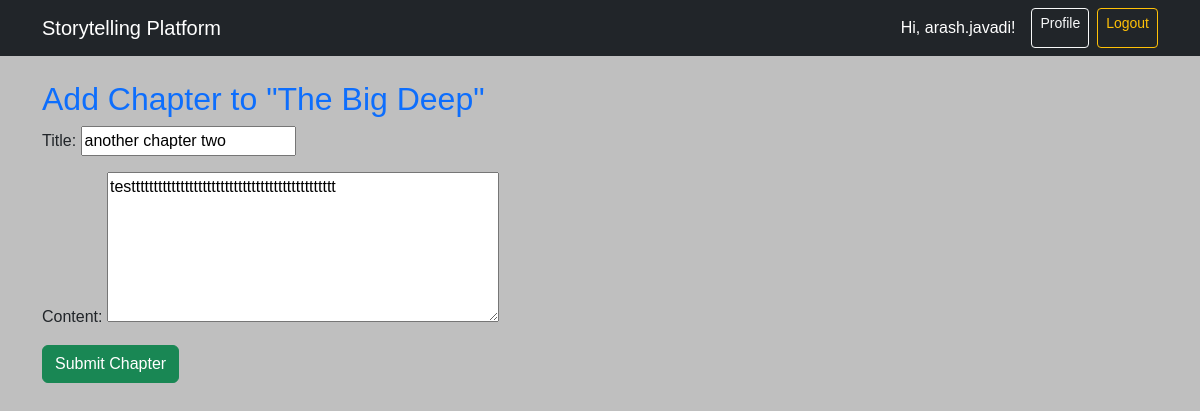
The page /chapter/5/edit/ (signed in) on the database its author committed.
### stories/models.py (models this page shows, shortened)
class Story(models.Model):
    title                = models.CharField(max_length=200)
    description          = models.TextField()
    author               = models.ForeignKey(User, on_delete=models.CASCADE)
    is_public            = models.BooleanField(default=True)
    allow_contributions  = models.BooleanField(default=True)
    created_on           = models.DateTimeField(auto_now_add=True)
    image                = models.ImageField(upload_to='stories/', blank=True, null=True)

class Chapter(models.Model):
    story       = models.ForeignKey(Story, on_delete=models.CASCADE,
                                    related_name="chapters")
    title       = models.CharField(max_length=200)
    content     = models.TextField()
    author      = models.ForeignKey(User, on_delete=models.CASCADE)
    parent      = models.ForeignKey(
        "self", on_delete=models.CASCADE,
        null=True, blank=True, related_name="children"
    )
    created_on  = models.DateTimeField(auto_now_add=True)

### stories/views.py (the view)
# urls.py: path('chapter/<int:chapter_id>/edit/', views.chapter_edit, name='chapter_edit'),
@login_required
def chapter_edit(request, chapter_id):
    chapter = get_object_or_404(Chapter, id=chapter_id)
    if request.user != chapter.author:
        return redirect('story_detail', story_id=chapter.story.id)
    if request.method == 'POST':
        form = ChapterForm(request.POST, instance=chapter)
        if form.is_valid():
            form.save()
            return redirect('story_detail', story_id=chapter.story.id)
    else:
        form = ChapterForm(instance=chapter)
    return render(request, 'stories/chapter_form.html', {
        'form': form,
        'story': chapter.story,
        'parent': chapter.parent,
    })

### stories/forms.py
class ChapterForm(forms.ModelForm):
    class Meta:
        model = Chapter
        fields = ['title', 'content']
        widgets = {
            'content': forms.Textarea(attrs={'rows': 6}),
        }

### templates/stories/chapter_form.html (shortened to what this page needs)
{% extends "base.html" %}
{% block content %}
<h2>Add Chapter to "{{ story.title }}"</h2>
<form method="post">
    {{ form.as_p }}
    <button type="submit" class="btn btn-success">Submit Chapter</button>
</form>
{% endblock %}

### templates/base.html (shortened to what this page needs)
{% load static %}
<!DOCTYPE html>
<html lang="en">
<head>
    <link href="https://cdn.jsdelivr.net/npm/bootstrap@5.3.3/dist/css/bootstrap.min.css" rel="stylesheet">
    <link rel="stylesheet" href="{% static 'css/style.css' %}">
</head>
<body>
    <nav class="navbar navbar-expand-lg navbar-dark bg-dark mb-4">
        <div class="container">
            <a class="navbar-brand" href="/">Storytelling Platform</a>
            <div class="d-flex ms-auto">
                {% if user.is_authenticated %}
                <span class="navbar-text text-white me-3">Hi, {{ user.username }}!</span>
                <a href="{% url 'profile' %}" class="btn btn-outline-light btn-sm me-2">Profile</a>
                <a href="{% url 'logout' %}" class="btn btn-outline-warning btn-sm">Logout</a>
                {% else %}
                <a href="{% url 'login' %}" class="btn btn-outline-light btn-sm me-2">Login</a>
                <a href="{% url 'register' %}" class="btn btn-success btn-sm">Register</a>
                {% endif %}
            </div>
        </div>
    </nav>
    <div class="container">
        {% block content %}
        {% endblock %}
    </div>
</body>
</html>

### static/css/style.css (style rules this page uses)
body { background: #bfbfbf; font-family: Arial, sans-serif; }
h2 { color: #0d6efd; }

### rows shown on the page
Story: title "The Big Deep"
Chapter: title "another chapter two", content "testttttttttttttttttttttttttttttttttttttttttttttt"

### other values the page prints
{{ user.username }} "arash.javadi"
